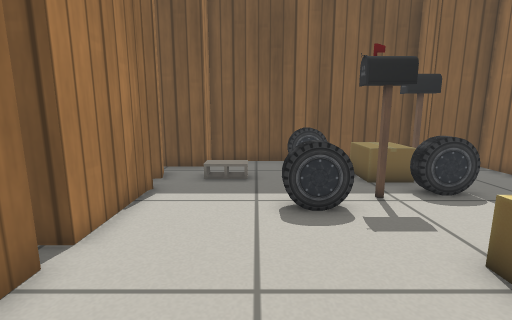
[1] (above)

17 first-person views from a walk through a Gazebo world. The camera is 0.62 m above the floor, tilts 10° down and sees 85° across. Floor lines are 1 m apart. The floor is counted in squares, 0.25 m on a side. Each view is taken from the middle of a square. On the plan, view 1 faces up. The plan holds only what a view shows up to about 18 squares ahead; the rest is blank. Robots are left out. Gazebo's built-in surfaces are drawn with simple patterns.

[2]
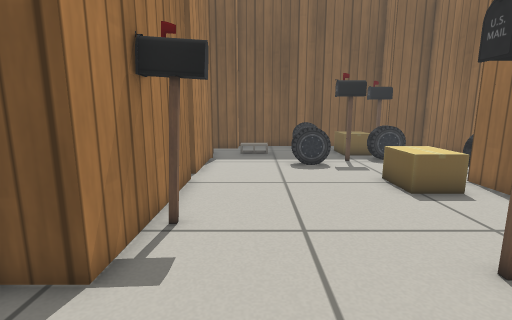

[3]
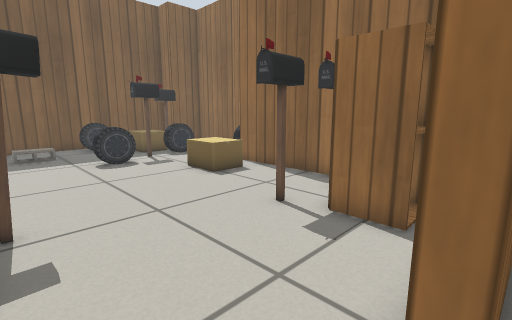

[4]
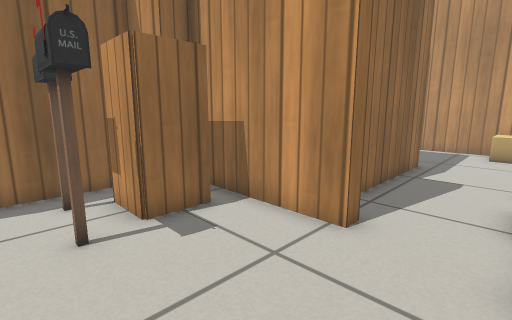

[5]
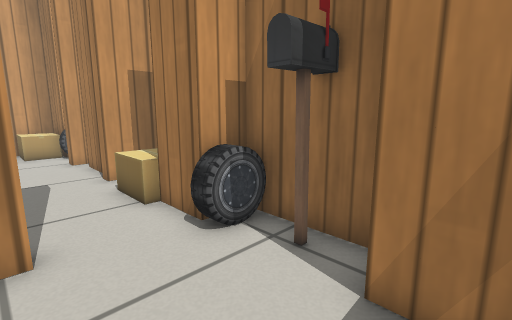

[6]
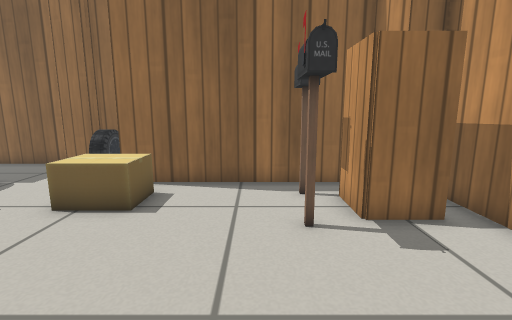

[7]
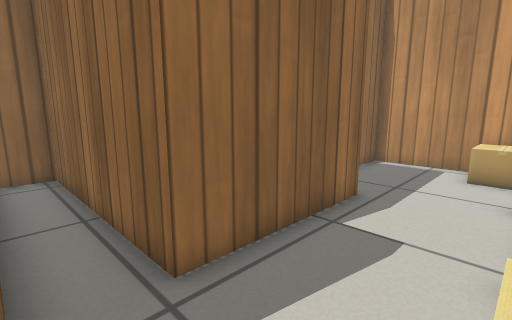

[8]
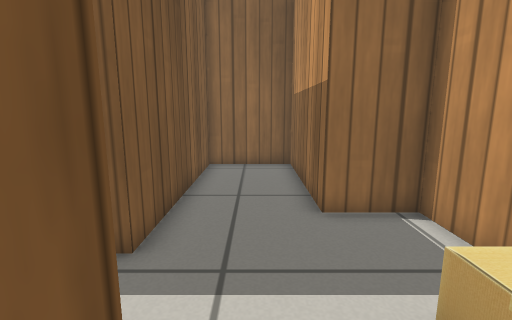

[9]
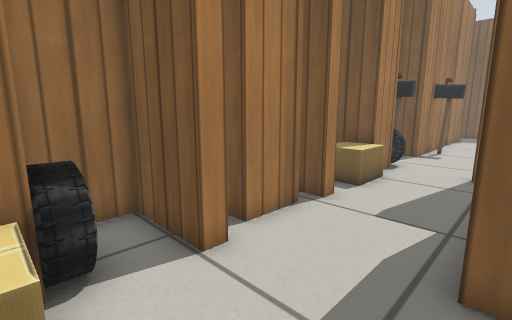

[10]
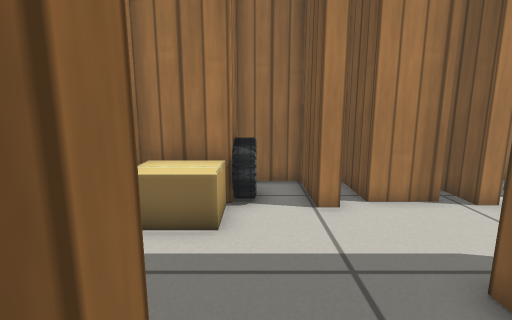

[11]
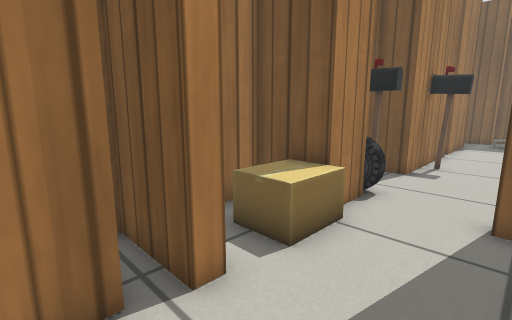

[12]
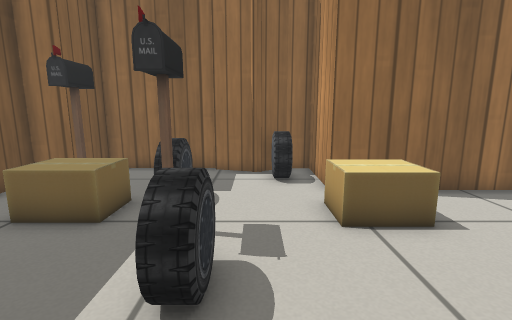

[13]
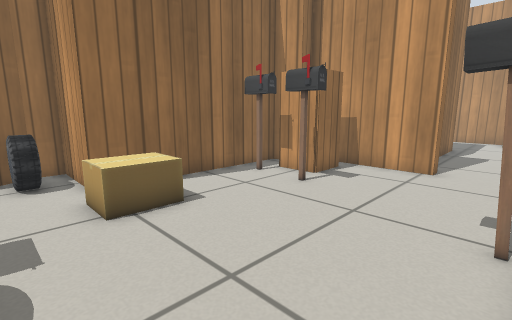

[14]
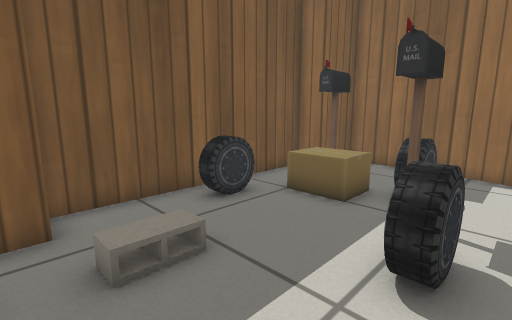

[15]
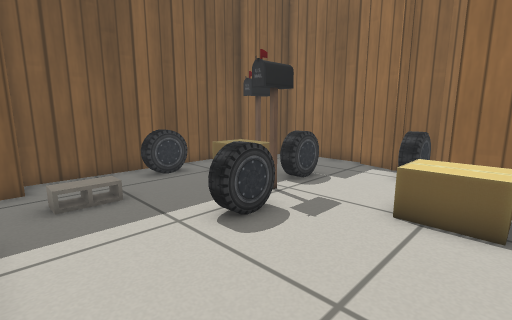

[16]
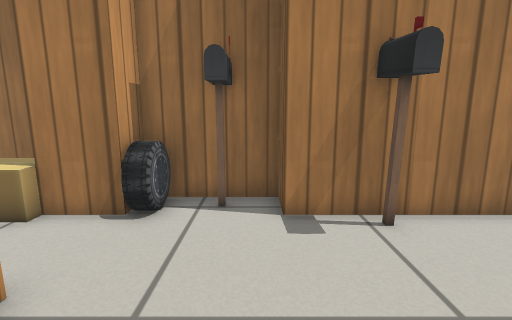

[17]
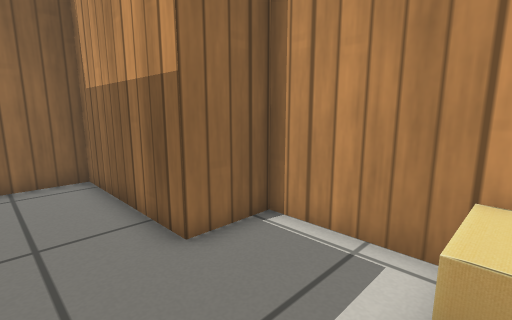

### Floor plan
Ten units are one square. View 1 is at (0, 0); x grows to the right and y downward. Boxes are objects, and circles mark ways between rooms. Rooms are numbered by the first view taken in them; rooms with no view inside come last. Other rooms are left out.
<svg viewBox="-64 -142 169 357">
<path fill="none" stroke="#000" d="M-34 -41 -34 23 -48 23 -48 61 -44 61M-34 -85 -34 -48M100 -46 92 -59 97 -78M100 -78 100 -123 76 -123 76 -137 -22 -137 -22 -123 -43 -123M-37 -111 -34 -100M53 51 65 48 65 -37 100 -37M-4 64 55 64 52 54M-34 81 -58 81 -58 113M-34 129 -34 148M-34 64 -34 74M-51 115 -31 115 -31 121 -59 121M22 70 -4 69 -4 64M5 148 5 88 89 88 89 72M-36 158 -29 158M-29 158 -29 164 -57 164 -57 186 -34 186 -34 195M-34 204 -34 210 25 210 25 186 89 186 89 148 5 148"/>
<rect x="-45" y="55" width="20" height="10" fill="#bbb"><title>car</title></rect>
<rect x="-45" y="35" width="10" height="10" fill="#bbb"><title>postbox</title></rect>
<rect x="-35" y="-5" width="20" height="10" fill="#bbb"><title>postbox</title></rect>
<rect x="5" y="-75" width="20" height="10" fill="#bbb"><title>car</title></rect>
<rect x="15" y="15" width="20" height="10" fill="#bbb"><title>postbox</title></rect>
<rect x="15" y="-135" width="20" height="20" fill="#bbb"><title>car</title></rect>
<rect x="25" y="35" width="30" height="20" fill="#bbb"><title>cabinet</title></rect>
<rect x="25" y="-85" width="20" height="10" fill="#bbb"><title>postbox</title></rect>
<rect x="35" y="-45" width="20" height="30" fill="#bbb"><title>cardboard box</title></rect>
<rect x="35" y="-115" width="20" height="20" fill="#bbb"><title>cardboard box</title></rect>
<rect x="45" y="15" width="20" height="20" fill="#bbb"><title>postbox</title></rect>
<rect x="45" y="-85" width="20" height="10" fill="#bbb"><title>car</title></rect>
<rect x="55" y="-125" width="20" height="20" fill="#bbb"><title>postbox</title></rect>
<rect x="75" y="-55" width="20" height="10" fill="#bbb"><title>car</title></rect>
<rect x="-45" y="75" width="20" height="30" fill="#bbb"><title>cardboard box</title></rect>
<rect x="-55" y="175" width="30" height="10" fill="#bbb"><title>car</title></rect>
<rect x="-35" y="185" width="20" height="20" fill="#bbb"><title>cardboard box</title></rect>
<circle cx="-20" cy="70" r="3" fill="#2a7"/>
<circle cx="-10" cy="150" r="3" fill="#2a7"/>
<text x="20" y="-40">1</text>
<text x="-10" y="100">2</text>
<text x="10" y="180">3</text>
</svg>
Room 1 opens to room 2. Room 2 opens to room 3.

Where each view was taken, in squares from view 1:
view 1: 0 up, 0 right, facing up
view 2: 6 down, 1 left, facing up
view 3: 7 down, 3 left, facing up-right
view 4: 1 down, 3 left, facing down-right
view 5: 1 down, 0 right, facing down-left
view 6: 1 down, 3 left, facing right
view 7: 7 down, 3 left, facing down-right
view 8: 17 down, 4 left, facing right
view 9: 19 down, 1 right, facing up-left
view 10: 18 down, 4 right, facing left
view 11: 14 down, 0 right, facing up-left
view 12: 6 up, 2 left, facing right
view 13: 6 up, 3 left, facing down-right
view 14: 6 up, 3 left, facing up-right
view 15: 2 up, 3 left, facing up-right
view 16: 3 down, 3 right, facing left
view 17: 16 down, 2 left, facing down-right
